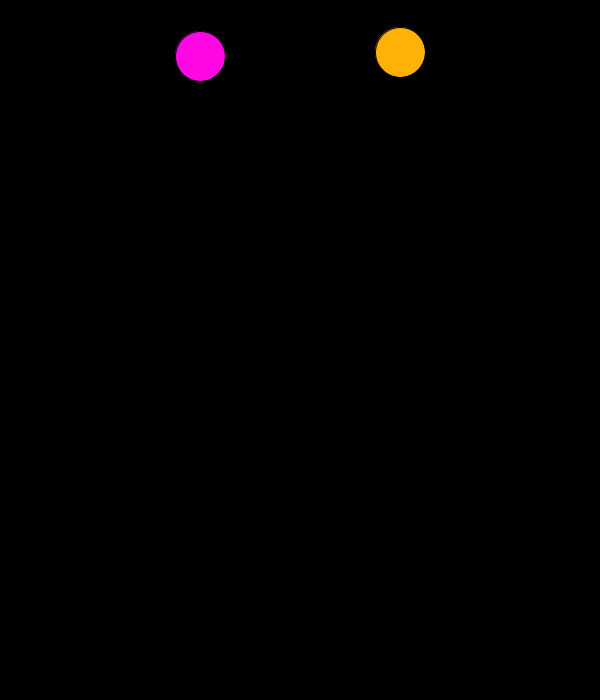
Frame 1 (no input)
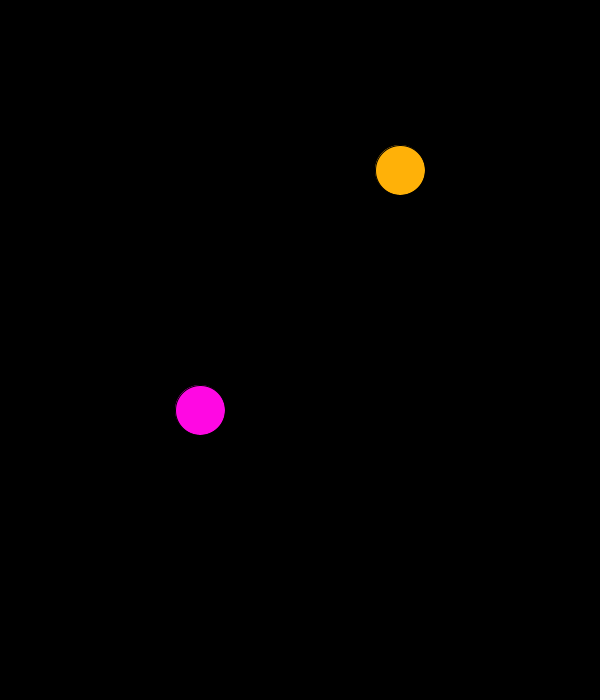
Frame 60 (the mouse pressed at the canvas centre just before this capture)
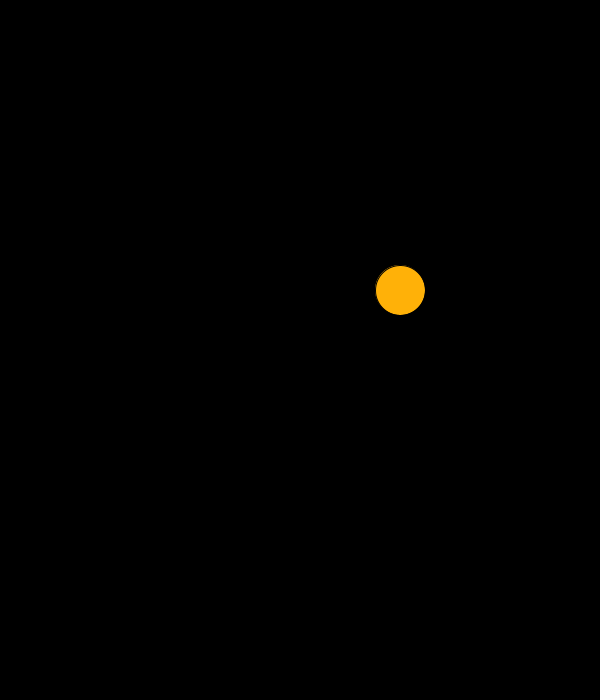
Frame 120 (the mouse held since frame 60 and released just before this capture)

The Processing sketch that drew these frames (run headless with seeded random() and noise(); from frame 60 on, the mouse is pressed at the canvas centre):

// Processing sketch: processing_73206
// ── processing_73206.pde

//////////////////////////////////////////////////////////////////////
//////////Tyler Smallwood
//////////Program 6
//////////
//////////Hold 'r' to generate random rectangles, press 'b' to change
//////////the background color and reveal a surprise, be sure to look
//////////at the text bar to see who wins!(purple always breaks a tie)
//////////////////////////////////////////////////////////////////////

//Initial setup of variables
final int BALL_HEIGHT = 50;
int leftBallSpeed = 0;
int rightBallSpeed = 0;
int speedIncrease1 = int(random(10));
int speedIncrease3 = int(random(10));
int fillColorR = 0;
int fillColorG = 0;
int fillColorB = 0;

//Sets window size
void setup() {
  size(600, 700);
}

//Initiates methods to draw Ghost,Left ball, and Right ball
void draw() {
  background(fillColorR, fillColorG, fillColorB);

  drawGhost();
  drawLeftBall();
  drawRightBall();
//These variables allow for the differing speeds of the balls
  int purpleBallHeight = BALL_HEIGHT + leftBallSpeed;  
  int orangeBallHeight = BALL_HEIGHT + rightBallSpeed;
  boolean purpleWins = true;
//These "if" methods print which ball is the winner
  if (orangeBallHeight>purpleBallHeight) {
    purpleWins = false;
  } 

  if (purpleWins) {
    println("purple wins!");
  }

  else println("orange wins!");
}
//Draws the left ball
void drawLeftBall() {
  fill(255, 8, 227);
  leftBallSpeed = leftBallSpeed + speedIncrease1;
  ellipse(width/3, BALL_HEIGHT+leftBallSpeed, 50, 50);
}
//Draws the right ball
void drawRightBall() {
  fill(255, 177, 8);
  rightBallSpeed = rightBallSpeed + speedIncrease3;
  ellipse(2*width/3, BALL_HEIGHT+rightBallSpeed, 50, 50);
}
//Changes the background color when activated
void backgroundChange() {
  fillColorR = int(random(255));
  fillColorG = int(random(255));
  fillColorB = int(random(255));
}
//Draws the ghost
void drawGhost() {

  fill(fillColorG, fillColorR, fillColorB);
  ellipse(300, 400, 250, 250);

  fill(0);
  ellipse(300, 450, 100, 100);
  ellipse(250, 350, 50, 50);
  ellipse(350, 350, 50, 50);
}
//This method returns the values of x for rectangle colors
int color1(int x) { 
  return x-2;
}


int color2(int x) {
  return x+200;
}

int color3(int x) {
  return x/3*80;
}
//Draws and colors random rectangles
void randomRectangles() {
  draw();
  int rectangleColor1 = color1(28);
  int rectangleColor2 = color2(1);
  int rectangleColor3 = color3(3);
  int rectangleX = int(random(600));
  int rectangleY = int(random(700));
  fill(rectangleColor1, rectangleColor2, rectangleColor3);
  rect(rectangleX, rectangleY, int(random(200)), int(random(200)));
}

void keyPressed() {
//changes background if 'b' is pressed
  if (key == 'b') {
    backgroundChange();
  }

//draws random rectangles if 'r' is presses
  if (key == 'r') {
    randomRectangles();
  }
}
